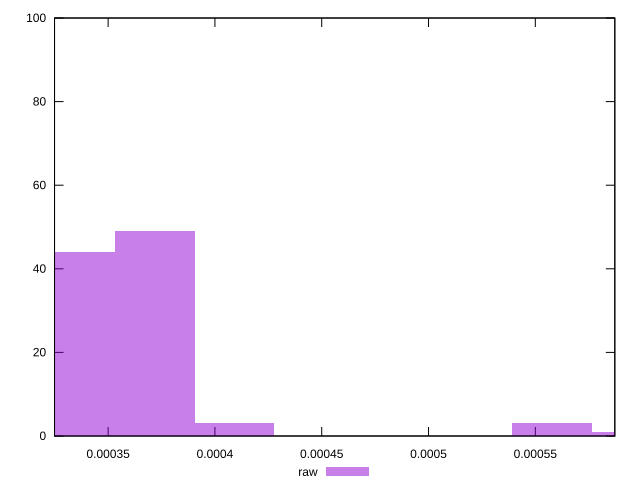

The gnuplot source for this figure:
reset

$raw <<EOF
0.000371901911877704 49
0.00040909210306547435 3
0.0003347117206899336 44
0.000557852867816556 3
0.0005950430590043263 1
EOF

set key outside below
set boxwidth 0.000037190191187770396
set xrange [0.0003249069727174203:0.000587221654420933]
set yrange [0:100]
set trange [0:100]
set style fill transparent solid 0.5 noborder
set terminal svg size 640, 490 enhanced background rgb 'white'
set output "reprap/meta/score-difference/samples/pages+cached+noexternal+nojs/raw/histogram.svg"

plot $raw title "raw" with boxes

reset
